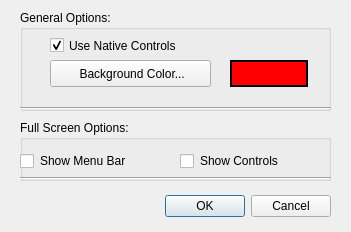
<?xml version="1.0" encoding="UTF-8"?>
<ui version="4.0">
 <class>Preferences</class>
 <widget class="QDialog" name="Preferences">
  <property name="geometry">
   <rect>
    <x>0</x>
    <y>0</y>
    <width>351</width>
    <height>232</height>
   </rect>
  </property>
  <property name="windowTitle">
   <string>Atomical Preferences</string>
  </property>
  <property name="autoFillBackground">
   <bool>true</bool>
  </property>
  <property name="styleSheet">
   <string notr="true"/>
  </property>
  <widget class="QDialogButtonBox" name="cancelOK">
   <property name="geometry">
    <rect>
     <x>20</x>
     <y>190</y>
     <width>311</width>
     <height>32</height>
    </rect>
   </property>
   <property name="orientation">
    <enum>Qt::Horizontal</enum>
   </property>
   <property name="standardButtons">
    <set>QDialogButtonBox::Cancel|QDialogButtonBox::Ok</set>
   </property>
  </widget>
  <widget class="QGroupBox" name="fullScreenOptions">
   <property name="geometry">
    <rect>
     <x>20</x>
     <y>120</y>
     <width>311</width>
     <height>61</height>
    </rect>
   </property>
   <property name="layoutDirection">
    <enum>Qt::LeftToRight</enum>
   </property>
   <property name="autoFillBackground">
    <bool>false</bool>
   </property>
   <property name="styleSheet">
    <string notr="true"/>
   </property>
   <property name="title">
    <string>Full Screen Options:</string>
   </property>
   <property name="flat">
    <bool>true</bool>
   </property>
   <property name="checkable">
    <bool>false</bool>
   </property>
   <widget class="QCheckBox" name="fullScreenMenubar">
    <property name="geometry">
     <rect>
      <x>0</x>
      <y>30</y>
      <width>151</width>
      <height>22</height>
     </rect>
    </property>
    <property name="styleSheet">
     <string notr="true">border:0px;</string>
    </property>
    <property name="text">
     <string>Show Menu Bar</string>
    </property>
   </widget>
   <widget class="QCheckBox" name="fullScreenControls">
    <property name="geometry">
     <rect>
      <x>160</x>
      <y>30</y>
      <width>151</width>
      <height>22</height>
     </rect>
    </property>
    <property name="styleSheet">
     <string notr="true">border:0px</string>
    </property>
    <property name="text">
     <string>Show Controls</string>
    </property>
   </widget>
   <widget class="Line" name="line_2">
    <property name="geometry">
     <rect>
      <x>0</x>
      <y>50</y>
      <width>311</width>
      <height>16</height>
     </rect>
    </property>
    <property name="orientation">
     <enum>Qt::Horizontal</enum>
    </property>
   </widget>
  </widget>
  <widget class="QGroupBox" name="generalOptions">
   <property name="geometry">
    <rect>
     <x>20</x>
     <y>10</y>
     <width>311</width>
     <height>101</height>
    </rect>
   </property>
   <property name="autoFillBackground">
    <bool>false</bool>
   </property>
   <property name="styleSheet">
    <string notr="true"/>
   </property>
   <property name="title">
    <string>General Options:</string>
   </property>
   <property name="flat">
    <bool>true</bool>
   </property>
   <widget class="QPushButton" name="color">
    <property name="geometry">
     <rect>
      <x>30</x>
      <y>50</y>
      <width>161</width>
      <height>27</height>
     </rect>
    </property>
    <property name="autoFillBackground">
     <bool>true</bool>
    </property>
    <property name="styleSheet">
     <string notr="true"/>
    </property>
    <property name="text">
     <string> Background Color...</string>
    </property>
    <property name="flat">
     <bool>false</bool>
    </property>
   </widget>
   <widget class="QGraphicsView" name="backgroundColorGraphics">
    <property name="geometry">
     <rect>
      <x>210</x>
      <y>50</y>
      <width>78</width>
      <height>27</height>
     </rect>
    </property>
    <property name="autoFillBackground">
     <bool>true</bool>
    </property>
    <property name="styleSheet">
     <string notr="true">background:red;border:2px solid black;</string>
    </property>
    <property name="interactive">
     <bool>false</bool>
    </property>
   </widget>
   <widget class="QCheckBox" name="nativeDialogs">
    <property name="geometry">
     <rect>
      <x>30</x>
      <y>20</y>
      <width>171</width>
      <height>31</height>
     </rect>
    </property>
    <property name="mouseTracking">
     <bool>false</bool>
    </property>
    <property name="autoFillBackground">
     <bool>false</bool>
    </property>
    <property name="styleSheet">
     <string notr="true"/>
    </property>
    <property name="text">
     <string>Use Native Controls</string>
    </property>
    <property name="checked">
     <bool>true</bool>
    </property>
    <property name="autoExclusive">
     <bool>true</bool>
    </property>
   </widget>
   <widget class="Line" name="line">
    <property name="geometry">
     <rect>
      <x>0</x>
      <y>90</y>
      <width>311</width>
      <height>16</height>
     </rect>
    </property>
    <property name="orientation">
     <enum>Qt::Horizontal</enum>
    </property>
   </widget>
  </widget>
 </widget>
 <resources/>
 <connections>
  <connection>
   <sender>cancelOK</sender>
   <signal>accepted()</signal>
   <receiver>Preferences</receiver>
   <slot>accept()</slot>
   <hints>
    <hint type="sourcelabel">
     <x>248</x>
     <y>201</y>
    </hint>
    <hint type="destinationlabel">
     <x>157</x>
     <y>214</y>
    </hint>
   </hints>
  </connection>
  <connection>
   <sender>cancelOK</sender>
   <signal>rejected()</signal>
   <receiver>Preferences</receiver>
   <slot>reject()</slot>
   <hints>
    <hint type="sourcelabel">
     <x>316</x>
     <y>201</y>
    </hint>
    <hint type="destinationlabel">
     <x>286</x>
     <y>214</y>
    </hint>
   </hints>
  </connection>
  <connection>
   <sender>color</sender>
   <signal>clicked()</signal>
   <receiver>Preferences</receiver>
   <slot>showColor()</slot>
   <hints>
    <hint type="sourcelabel">
     <x>238</x>
     <y>46</y>
    </hint>
    <hint type="destinationlabel">
     <x>199</x>
     <y>149</y>
    </hint>
   </hints>
  </connection>
  <connection>
   <sender>fullScreenControls</sender>
   <signal>clicked()</signal>
   <receiver>Preferences</receiver>
   <slot>fullScreenControls()</slot>
   <hints>
    <hint type="sourcelabel">
     <x>255</x>
     <y>160</y>
    </hint>
    <hint type="destinationlabel">
     <x>175</x>
     <y>115</y>
    </hint>
   </hints>
  </connection>
  <connection>
   <sender>fullScreenMenubar</sender>
   <signal>clicked()</signal>
   <receiver>Preferences</receiver>
   <slot>fullScreenMenubar()</slot>
   <hints>
    <hint type="sourcelabel">
     <x>255</x>
     <y>160</y>
    </hint>
    <hint type="destinationlabel">
     <x>175</x>
     <y>115</y>
    </hint>
   </hints>
  </connection>
  <connection>
   <sender>nativeDialogs</sender>
   <signal>clicked()</signal>
   <receiver>Preferences</receiver>
   <slot>nativeDialogs()</slot>
   <hints>
    <hint type="sourcelabel">
     <x>255</x>
     <y>160</y>
    </hint>
    <hint type="destinationlabel">
     <x>175</x>
     <y>115</y>
    </hint>
   </hints>
  </connection>
 </connections>
</ui>
